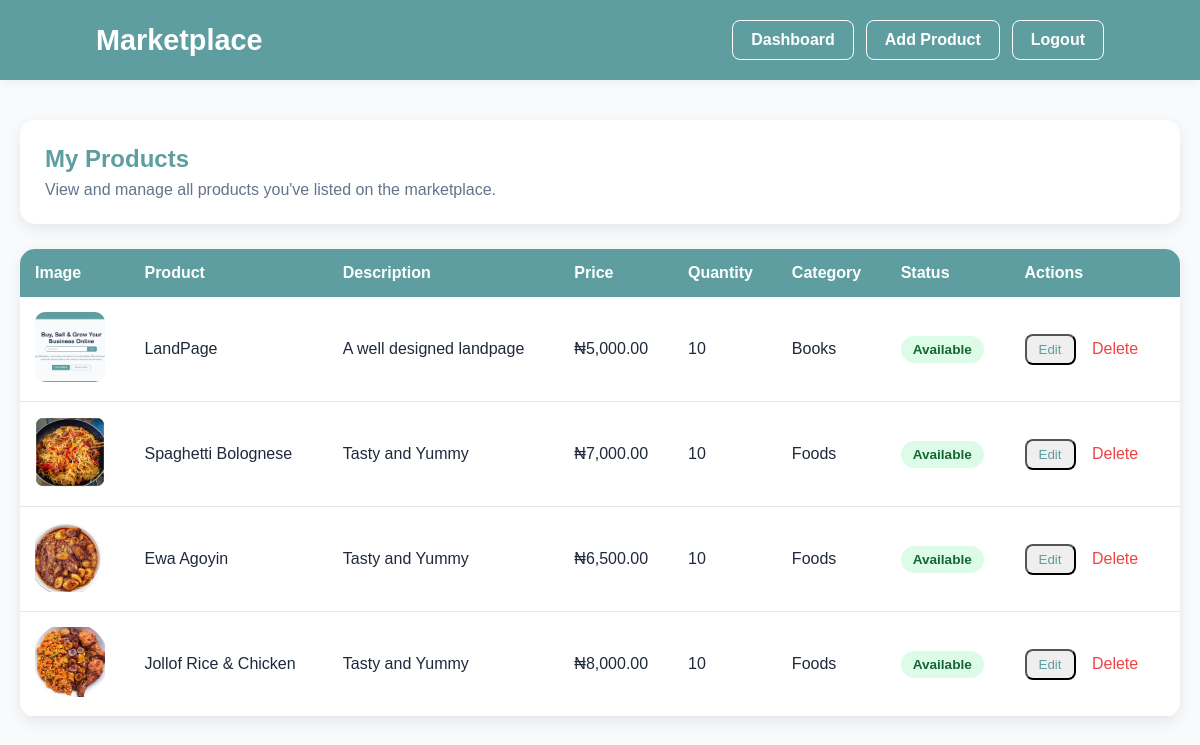
The page /view_items/ (signed in) on the database as committed earlier.
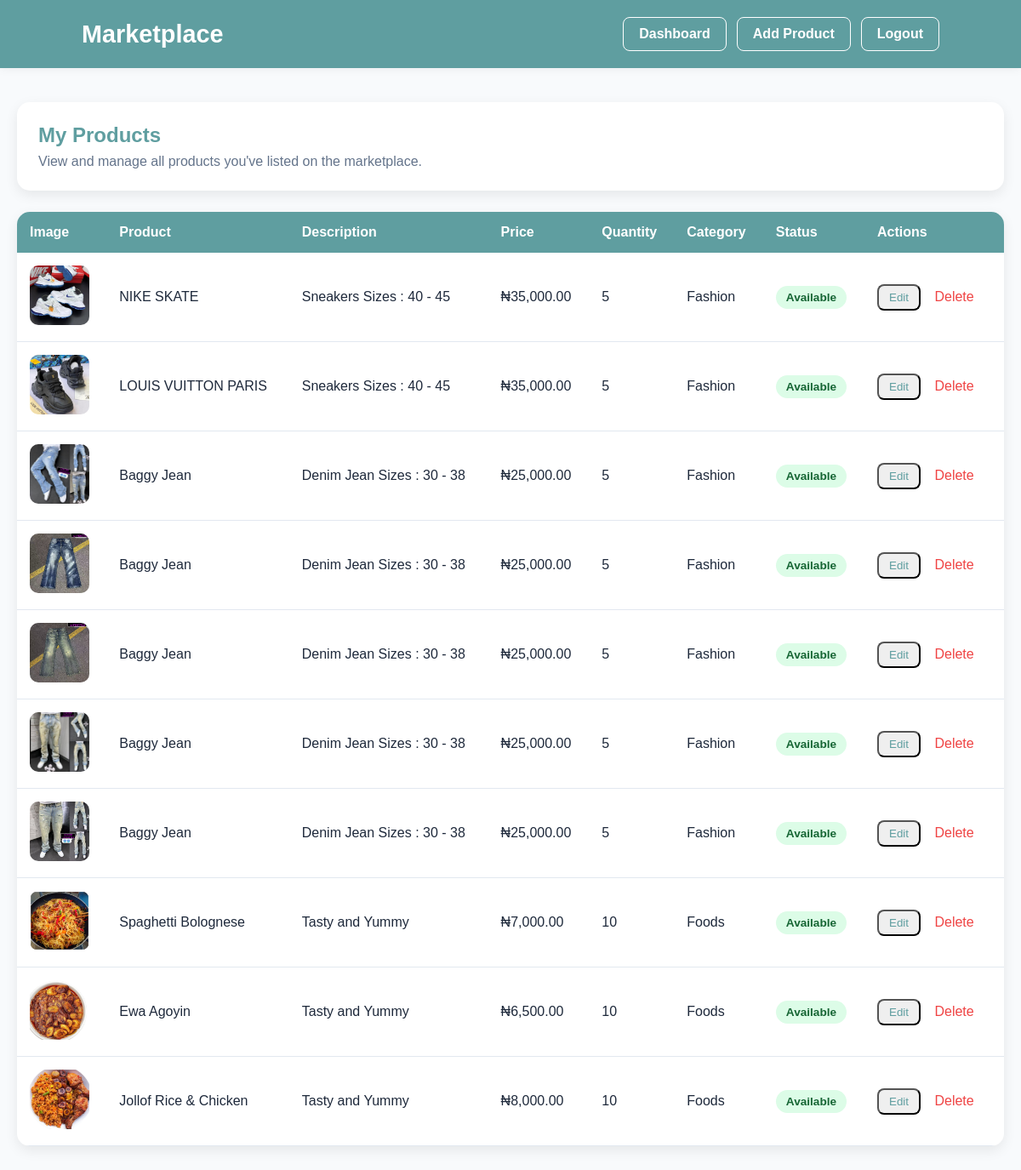
The same page on the database as committed later.
### seller/models.py (models this page shows, shortened)
class Item(models.Model):
    item_image = models.ImageField(upload_to='item_image/')
    title = models.CharField(max_length=50)
    description = models.TextField(blank=True, null=True)
    price = models.DecimalField(max_digits=12, decimal_places=2, default=0)
    @property
    def formatted_price(self):
        return "{:,.2f}".format(self.price)
    category = models.CharField(max_length=50)
    quantity = models.PositiveIntegerField(default=1)
    is_sold = models.BooleanField(default=False)
    created_at = models.DateTimeField(auto_now_add=True)
    seller = models.ForeignKey(Seller, on_delete=models.CASCADE)

### seller/views.py (the view)
# urls.py: path('view_items/', views.viewItems, name='viewItem'),
@login_required(login_url='sellerLog')
def viewItems(request):
    seller = Seller.objects.get(user=request.user)
    items = Item.objects.filter(seller=seller).order_by('-id')  # newest first
    return render(request, 'view_items.html', {'items': items, 'seller':seller})

### seller/templates/view_items.html (shortened to what this page needs)
<!DOCTYPE html>
<html lang="en">
<head>
</head>
<body>
<header>
    <div class="logo">Marketplace</div>
    <div class="nav-actions">
        <a href="/sellerDash/" class="nav-btn">Dashboard</a>
        <a href="/createItem/" class="nav-btn">Add Product</a>
        <a href="/Slogout/" class="nav-btn">Logout</a>
    </div>
</header>
<div class="container">
    <div class="page-header">
        <h2>My Products</h2>
        <p>
            View and manage all products you've listed on the marketplace.
        </p>
    </div>
    <div class="table-card">
        <table>
            <tr>
                <th>Image</th>
                <th>Product</th>
                <th>Description</th>
                <th>Price</th>
                <th>Quantity</th>
                <th>Category</th>
                <th>Status</th>
                <th>Actions</th>
            </tr>
            {% for item in items %}
            <tr>
                <td>
                    <img
                        src="{{ item.item_image.url }}"
                        alt="{{ item.title }}"
                        class="product-image">
                </td>
                <td>{{ item.title }}</td>
                <td>{{ item.description }}</td>
                <td>₦{{ item.formatted_price }}</td>
                <td>{{ item.quantity }}</td>
                <td>{{ item.category }}</td>
                <td>
                    {% if item.is_sold %}
                        <span class="status sold">
                            Sold
                        </span>
                    {% else %}
                        <span class="status available">
                            Available
                        </span>
                    {% endif %}
                </td>
                <td>
                    <button
                        class="edit-btn"
                        onclick="openEditModal(
                            '{{ item.id }}',
                            '{{ item.title }}',
                            '{{ item.description|escapejs }}',
                            '{{ item.price }}',
                            '{{ item.quantity }}',
                            '{{ item.category }}'
                        )">
                        Edit
                    </button>
                    <a href="/deleteItem/{{ item.id }}/" class="delete-btn">
                        Delete
                    </a>
                </td>
            </tr>
            {% endfor %}
        </table>
    </div>
</div>
</body>
</html>

### seller/templates/view_items.html (style rules this page uses)
* { margin:0; padding:0; box-sizing:border-box; font-family:Arial, Helvetica, sans-serif; }
body { background:#f8fafc; color:#1e293b; }
header { background:cadetblue; padding:20px 8%; display:flex; justify-content:space-between; align-items:center; box-shadow:0 2px 10px rgba(0,0,0,.05); }
.logo { color:white; font-size:1.8rem; font-weight:bold; }
.nav-actions { display:flex; gap:12px; }
.nav-btn { text-decoration:none; color:white; padding:10px 18px; border:1px solid white; border-radius:8px; font-weight:600; transition:.3s; }
.container { max-width:1200px; margin:40px auto; padding:0 20px; }
.page-header { background:white; padding:25px; border-radius:15px; box-shadow:0 5px 15px rgba(0,0,0,.08); margin-bottom:25px; }
.page-header h2 { color:cadetblue; margin-bottom:8px; }
.page-header p { color:#64748b; }
.table-card { background:white; border-radius:15px; box-shadow:0 5px 15px rgba(0,0,0,.08); overflow:hidden; }
table { width:100%; border-collapse:collapse; }
th { background:cadetblue; color:white; padding:15px; text-align:left; }
td { padding:15px; border-bottom:1px solid #e2e8f0; }
.product-image { width:70px; height:70px; object-fit:cover; border-radius:10px; }
.status { padding:6px 12px; border-radius:20px; font-size:.85rem; font-weight:600; display:inline-block; }
.available { background:#dcfce7; color:#166534; }
.edit-btn { display:inline-block; padding:6px 12px; color:cadetblue; text-decoration:none; border-radius:8px; }
.delete-btn { display:inline-block; padding:6px 12px; color:#ef4444; text-decoration:none; border-radius:8px; }

Rows that differ between the two databases and show on the page:
removed Item: item_image (picture), title "LandPage", description "A well designed landpage", formatted_price "5,000.00", quantity "10", category "Books", is_sold "Available"
added Item: item_image (picture), title "NIKE SKATE", description "Sneakers Sizes : 40 - 45", formatted_price "35,000.00", quantity "5", category "Fashion", is_sold "Available"
added Item: item_image (picture), title "LOUIS VUITTON PARIS", description "Sneakers Sizes : 40 - 45", formatted_price "35,000.00", quantity "5", category "Fashion", is_sold "Available"
added Item: item_image (picture), title "Baggy Jean", description "Denim Jean Sizes : 30 - 38", formatted_price "25,000.00", quantity "5", category "Fashion", is_sold "Available"
added Item: item_image (picture), title "Baggy Jean", description "Denim Jean Sizes : 30 - 38", formatted_price "25,000.00", quantity "5", category "Fashion", is_sold "Available"
added Item: item_image (picture), title "Baggy Jean", description "Denim Jean Sizes : 30 - 38", formatted_price "25,000.00", quantity "5", category "Fashion", is_sold "Available"
added Item: item_image (picture), title "Baggy Jean", description "Denim Jean Sizes : 30 - 38", formatted_price "25,000.00", quantity "5", category "Fashion", is_sold "Available"
added Item: item_image (picture), title "Baggy Jean", description "Denim Jean Sizes : 30 - 38", formatted_price "25,000.00", quantity "5", category "Fashion", is_sold "Available"
